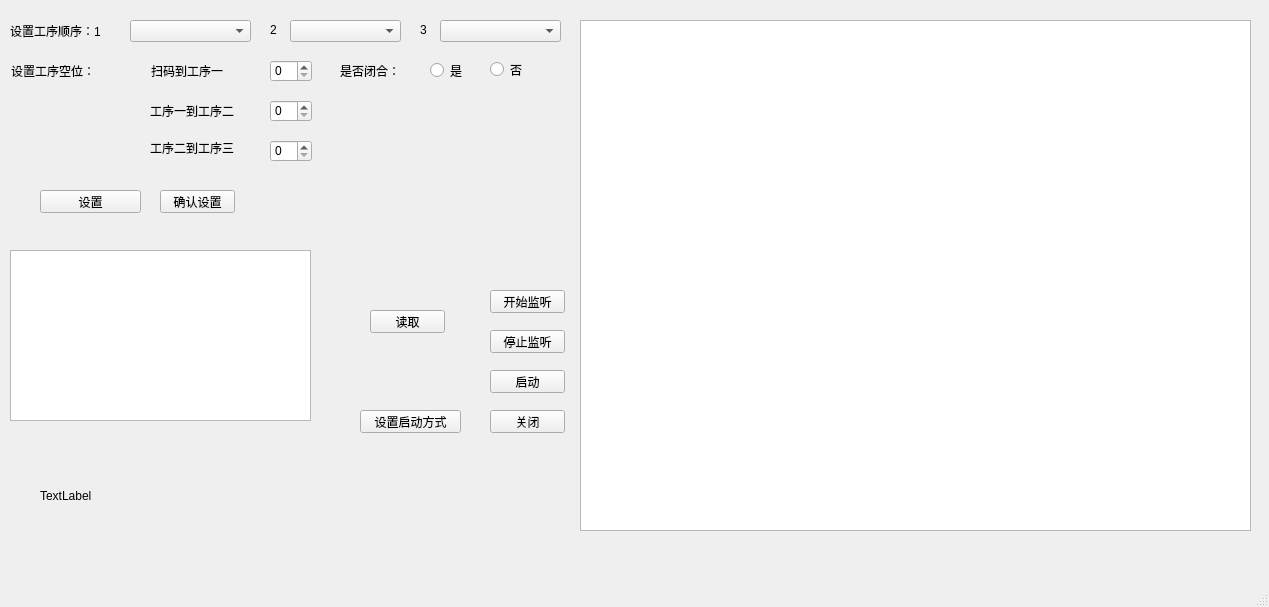
<?xml version="1.0" encoding="UTF-8"?>
<ui version="4.0">
 <class>MainWindow</class>
 <widget class="QMainWindow" name="MainWindow">
  <property name="geometry">
   <rect>
    <x>0</x>
    <y>0</y>
    <width>1269</width>
    <height>607</height>
   </rect>
  </property>
  <property name="windowTitle">
   <string>MainWindow</string>
  </property>
  <widget class="QWidget" name="centralwidget">
   <widget class="QPushButton" name="pushButton">
    <property name="geometry">
     <rect>
      <x>490</x>
      <y>290</y>
      <width>75</width>
      <height>23</height>
     </rect>
    </property>
    <property name="text">
     <string>开始监听</string>
    </property>
   </widget>
   <widget class="QPushButton" name="pushButton_2">
    <property name="geometry">
     <rect>
      <x>490</x>
      <y>330</y>
      <width>75</width>
      <height>23</height>
     </rect>
    </property>
    <property name="text">
     <string>停止监听</string>
    </property>
   </widget>
   <widget class="QPushButton" name="pushButton_3">
    <property name="geometry">
     <rect>
      <x>490</x>
      <y>370</y>
      <width>75</width>
      <height>23</height>
     </rect>
    </property>
    <property name="text">
     <string>启动</string>
    </property>
   </widget>
   <widget class="QTextEdit" name="textEdit">
    <property name="geometry">
     <rect>
      <x>10</x>
      <y>250</y>
      <width>301</width>
      <height>171</height>
     </rect>
    </property>
   </widget>
   <widget class="QLabel" name="label">
    <property name="geometry">
     <rect>
      <x>40</x>
      <y>480</y>
      <width>201</width>
      <height>31</height>
     </rect>
    </property>
    <property name="text">
     <string>TextLabel</string>
    </property>
   </widget>
   <widget class="QPushButton" name="pushButton_4">
    <property name="geometry">
     <rect>
      <x>160</x>
      <y>190</y>
      <width>75</width>
      <height>23</height>
     </rect>
    </property>
    <property name="text">
     <string>确认设置</string>
    </property>
   </widget>
   <widget class="QPushButton" name="pushButton_5">
    <property name="geometry">
     <rect>
      <x>490</x>
      <y>410</y>
      <width>75</width>
      <height>23</height>
     </rect>
    </property>
    <property name="text">
     <string>关闭</string>
    </property>
   </widget>
   <widget class="QPushButton" name="pushButton_6">
    <property name="geometry">
     <rect>
      <x>370</x>
      <y>310</y>
      <width>75</width>
      <height>23</height>
     </rect>
    </property>
    <property name="text">
     <string>读取</string>
    </property>
   </widget>
   <widget class="QComboBox" name="comboBox">
    <property name="geometry">
     <rect>
      <x>130</x>
      <y>20</y>
      <width>121</width>
      <height>22</height>
     </rect>
    </property>
   </widget>
   <widget class="QComboBox" name="comboBox_2">
    <property name="geometry">
     <rect>
      <x>290</x>
      <y>20</y>
      <width>111</width>
      <height>22</height>
     </rect>
    </property>
   </widget>
   <widget class="QPushButton" name="pushButton_7">
    <property name="geometry">
     <rect>
      <x>40</x>
      <y>190</y>
      <width>101</width>
      <height>23</height>
     </rect>
    </property>
    <property name="text">
     <string>设置</string>
    </property>
   </widget>
   <widget class="QPushButton" name="pushButton_8">
    <property name="geometry">
     <rect>
      <x>360</x>
      <y>410</y>
      <width>101</width>
      <height>23</height>
     </rect>
    </property>
    <property name="text">
     <string>设置启动方式</string>
    </property>
   </widget>
   <widget class="QTextEdit" name="textEdit_2">
    <property name="geometry">
     <rect>
      <x>580</x>
      <y>20</y>
      <width>671</width>
      <height>511</height>
     </rect>
    </property>
    <property name="font">
     <font>
      <family>隶书</family>
      <pointsize>11</pointsize>
     </font>
    </property>
   </widget>
   <widget class="QComboBox" name="comboBox_3">
    <property name="geometry">
     <rect>
      <x>440</x>
      <y>20</y>
      <width>121</width>
      <height>22</height>
     </rect>
    </property>
   </widget>
   <widget class="QLabel" name="label_3">
    <property name="geometry">
     <rect>
      <x>10</x>
      <y>20</y>
      <width>111</width>
      <height>21</height>
     </rect>
    </property>
    <property name="text">
     <string>设置工序顺序：1</string>
    </property>
   </widget>
   <widget class="QLabel" name="label_4">
    <property name="geometry">
     <rect>
      <x>11</x>
      <y>60</y>
      <width>101</width>
      <height>21</height>
     </rect>
    </property>
    <property name="text">
     <string>设置工序空位：</string>
    </property>
   </widget>
   <widget class="QLabel" name="label_5">
    <property name="geometry">
     <rect>
      <x>270</x>
      <y>20</y>
      <width>20</width>
      <height>20</height>
     </rect>
    </property>
    <property name="text">
     <string>2</string>
    </property>
   </widget>
   <widget class="QLabel" name="label_6">
    <property name="geometry">
     <rect>
      <x>420</x>
      <y>20</y>
      <width>20</width>
      <height>20</height>
     </rect>
    </property>
    <property name="text">
     <string>3</string>
    </property>
   </widget>
   <widget class="QLabel" name="label_7">
    <property name="geometry">
     <rect>
      <x>340</x>
      <y>60</y>
      <width>72</width>
      <height>21</height>
     </rect>
    </property>
    <property name="text">
     <string>是否闭合：</string>
    </property>
   </widget>
   <widget class="QRadioButton" name="radioButton">
    <property name="geometry">
     <rect>
      <x>430</x>
      <y>60</y>
      <width>121</width>
      <height>21</height>
     </rect>
    </property>
    <property name="text">
     <string>是</string>
    </property>
   </widget>
   <widget class="QRadioButton" name="radioButton_2">
    <property name="geometry">
     <rect>
      <x>490</x>
      <y>60</y>
      <width>115</width>
      <height>19</height>
     </rect>
    </property>
    <property name="text">
     <string>否</string>
    </property>
   </widget>
   <widget class="QSpinBox" name="spinBox">
    <property name="geometry">
     <rect>
      <x>270</x>
      <y>60</y>
      <width>42</width>
      <height>22</height>
     </rect>
    </property>
   </widget>
   <widget class="QSpinBox" name="spinBox_2">
    <property name="geometry">
     <rect>
      <x>270</x>
      <y>100</y>
      <width>42</width>
      <height>22</height>
     </rect>
    </property>
   </widget>
   <widget class="QSpinBox" name="spinBox_3">
    <property name="geometry">
     <rect>
      <x>270</x>
      <y>140</y>
      <width>42</width>
      <height>22</height>
     </rect>
    </property>
   </widget>
   <widget class="QLabel" name="label_8">
    <property name="geometry">
     <rect>
      <x>151</x>
      <y>60</y>
      <width>91</width>
      <height>21</height>
     </rect>
    </property>
    <property name="text">
     <string>扫码到工序一</string>
    </property>
   </widget>
   <widget class="QLabel" name="label_9">
    <property name="geometry">
     <rect>
      <x>150</x>
      <y>100</y>
      <width>111</width>
      <height>21</height>
     </rect>
    </property>
    <property name="text">
     <string>工序一到工序二</string>
    </property>
   </widget>
   <widget class="QLabel" name="label_16">
    <property name="geometry">
     <rect>
      <x>150</x>
      <y>140</y>
      <width>111</width>
      <height>16</height>
     </rect>
    </property>
    <property name="text">
     <string>工序二到工序三</string>
    </property>
   </widget>
  </widget>
  <widget class="QMenuBar" name="menubar">
   <property name="geometry">
    <rect>
     <x>0</x>
     <y>0</y>
     <width>1269</width>
     <height>26</height>
    </rect>
   </property>
  </widget>
  <widget class="QStatusBar" name="statusbar"/>
 </widget>
 <resources/>
 <connections/>
</ui>
